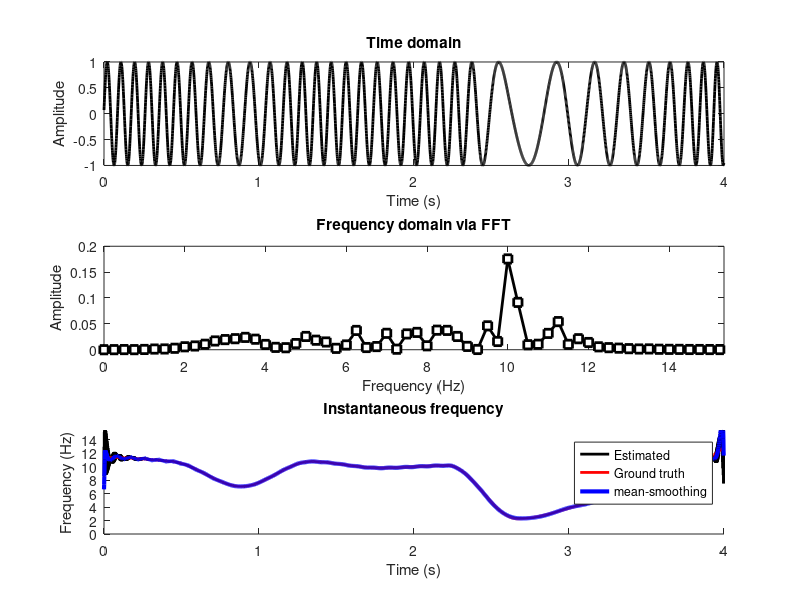

This figure's MATLAB source: (Note: this script raises an error after producing the figure.)
%%
%     COURSE: Solved challenges in neural time series analysis
%    SECTION: Time-frequency analyses
%      VIDEO: Instantaneous frequency in simulated and in real data
% Instructor: sincxpress.com
%
%%

clear, clc

%%

% see also: http://mikexcohen.com/data/Cohen2014_freqslide.pdf
% we generally conceptualise frequencies as the number of cycles per unit
% time but the can also be conceptualised as the 'speed' of an oscillation
% from one timepint to the other (generally called instantaneous frequency)

% simulation details
srate = 1000;
time  = (0:4*srate-1)/srate;
pnts  = length(time);
noise = 0; % noise amplitude


% create signal (multipolar chirp)
k = 10; % poles for frequencies
freqmod = 20*interp1(rand(1,k),linspace(1,k,pnts),'pchip');
signal  = sin( 2*pi * ((time + cumsum(freqmod))/srate) );
signal  = signal + randn(size(signal))*noise;


% compute instantaneous frequency: 
% here use Hilbert just to transform a real singnal in a complex one 
angels = angle(hilbert(signal));
% compute the derivative of the unwrapped angles distribution to have a
% measure of how fast each frequency changes at each point, that is, the
% instantaneous frequency; scale by 2pi/srate to go from radiants to
% frequencies
instfreq = diff(unwrap(angels))/(2*pi/srate);


% static power spectrum
hz  = linspace(0,srate/2,floor(pnts/2)+1);
amp = 2*abs(fft(signal)/pnts);
amp = amp(1:length(hz)).^2;


%% plotting

figure(1), clf

% signal
subplot(311)
plot(time,signal,'k','linew',2)
xlabel('Time (s)'), ylabel('Amplitude')
title('Time domain')

% static power spectrum
subplot(312)
plot(hz,amp,'ks-','linew',2,'markerfacecolor','w')
title('Frequency domain via FFT')
set(gca,'xlim',[0 max(freqmod)*1.2])
xlabel('Frequency (Hz)'), ylabel('Amplitude')

% IF
subplot(313), hold on
plot(time(1:end-1),instfreq,'k','linew',2)
plot(time,freqmod,'r','linew',2)
set(gca,'ylim',[0 max(freqmod)*1.2])
xlabel('Time (s)'), ylabel('Frequency (Hz)')
legend({'Estimated';'Ground truth'})
title('Instantaneous frequency')

%% clean the IF: mean-smoothing

% mean smoothing kernel
k = 13;
kernel = ones(1,k)/k;
nfft = pnts + k - 1;
instfreqSmooth = ifft( fft(kernel,nfft).*fft(instfreq,nfft) );
instfreqSmooth = instfreqSmooth(ceil(k/2):end-ceil(k/2));

plot(time(1:end-1),instfreqSmooth,'b','linew',3)
legend({'Estimated';'Ground truth';'mean-smoothing'})

%% in real data!

load EEGrestingState.mat
time = (0:length(eegdata)-1)/srate;

figure(2), clf
pwelch(eegdata,srate,srate/2,srate*2,srate)
set(gca,'xlim',[0 40])


%% narrowband filter around 10 Hz (FIR), i.e. alpha band

% filter parameters
nyquist = srate/2;
frange  = [8 12];
order   = round( 20*srate/frange(1) );

% filter kernel
filtkern = fir1(order,frange/nyquist);

% compute the power spectrum of the filter kernel
filtpow = abs(fft(filtkern)).^2;
% compute the frequencies vector and remove negative frequencies
hz      = linspace(0,srate/2,floor(length(filtkern)/2)+1);
filtpow = filtpow(1:length(hz));


%%% visualize the filter kernel
figure(3), clf
subplot(121)
plot(filtkern,'linew',2)
xlabel('Time points')
title('Filter kernel (fir1)')
axis square

% plot amplitude spectrum of the filter kernel
subplot(122), hold on
plot(hz,filtpow,'ks-','linew',2,'markerfacecolor','w')
plot([0 frange(1) frange frange(2) nyquist],[0 0 1 1 0 0],'ro-','linew',2,'markerfacecolor','w')

% dotted line corresponding to the lower edge of the filter cut-off
plot([1 1]*frange(1),get(gca,'ylim'),'k:')

% make the plot look nicer
set(gca,'xlim',[0 frange(1)*4])%,'ylim',[-.05 1.05])
xlabel('Frequency (Hz)'), ylabel('Filter gain')
legend({'Actual';'Ideal'})
title('Frequency response of filter (fir1)')
axis square


%% IF on filtered data

% apply the filter to the data
feegdata = filtfilt(filtkern,1,double(eegdata));

% plot the data for comparison
figure(4), clf
plot(time,eegdata, time,feegdata ,'linew',1.5)
xlabel('Time (s)'), ylabel('Amplitude')
zoom on



% compute instantaneous frequency
angels = angle(hilbert(feegdata));
instalpha = diff(unwrap(angels))/(2*pi/srate);

figure(5), clf
plot(time(1:end-1),instalpha,'ks-','markerfacecolor','w')
xlabel('Time (s)'), ylabel('Frequency (Hz)')
title('Instantaneous frequencies')
zoom on

%% apply median filter to supra-threshold points

% convert to z and show histogram
instz = (instalpha-mean(instalpha)) / std(instalpha);

figure(6), clf
hist(instz,200)
xlabel('I.F. (z)'), ylabel('Count')
title('Distribution of z-norm. IF')

% identify supra-threshold data points
tofilter = find( abs(instz)>2 );

% now for median filter
instalphaFilt = instalpha;
k = round(1000*50/srate); % median kernel size is 2k+1, where k is time in ms
for i=1:length(tofilter)
    indices = max(1,tofilter(i)-k):min(pnts,tofilter(i)+k);
    instalphaFilt(tofilter(i)) = median(instalpha(indices));
end

figure(7), clf, hold on
plot(time(1:end-1),instalpha,'k','linew',2)
plot(time(1:end-1),instalphaFilt,'r--','linew',2)
xlabel('Time (s)'), ylabel('Frequency (Hz)')
legend({'Original';'Filtered'})
set(gca,'ylim',[5 15])
title('Median filter of the instantaneous frequencies')
zoom on

%% done.
